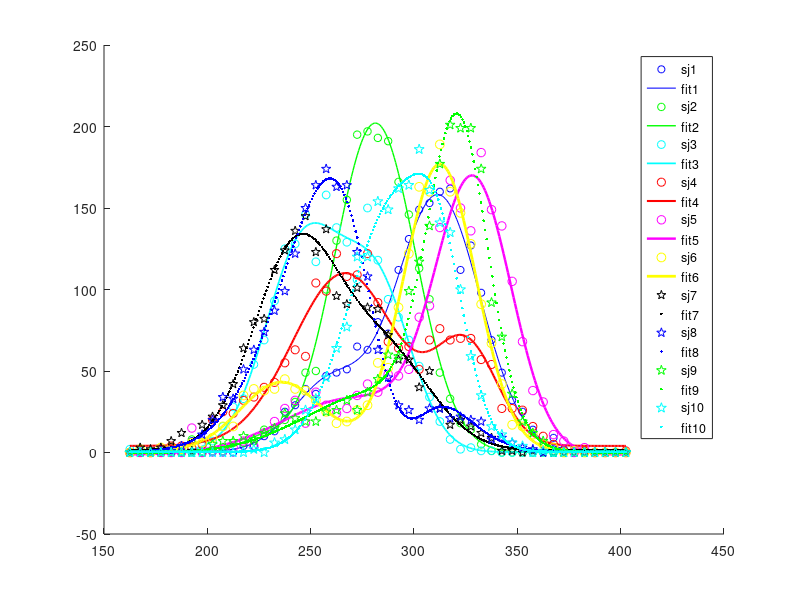
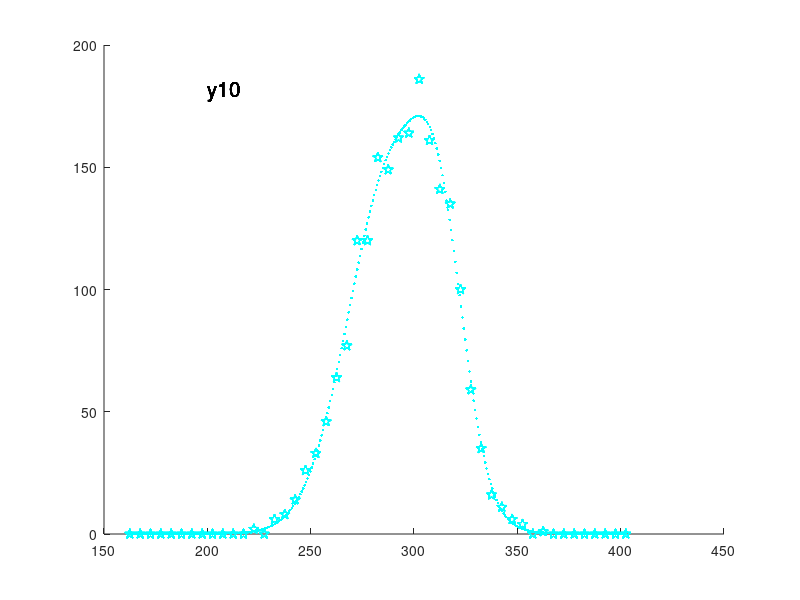

The MATLAB source for these figures, in order:
clear all
clc

% the original data
X=[402.5,0,0,0,1,0,0,0,0,0,0;
   397.5,0,0,0,0,0,0,0,0,0,0;
   392.5,0,0,0,0,0,0,0,0,0,0;
   387.5,0,0,0,0,0,0,0,0,0,0;
   382.5,1,0,0,1,3,0,0,0,0,0;
   377.5,2,0,0,1,0,1,0,0,0,0;
   372.5,2,0,0,1,7,0,0,0,0,0;
   367.5,9,0,0,5,11,3,0,0,0,0;
   362.5,5,0,0,10,31,5,0,0,7,1;
   357.5,14,0,0,16,38,11,1,2,12,0;
   352.5,25,0,0,26,68,16,0,3,19,4;
   347.5,32,0,0,27,105,17,1,6,36,6;
   342.5,49,0,0,27,139,42,1,9,71,11;
   337.5,69,1,1,54,149,67,9,8,92,16;
   332.5,98,5,1,57,184,91,12,19,174,35;
   327.5,127,14,3,70,136,128,16,20,199,59;
   322.5,112,18,2,70,150,147,20,22,199,100;
   317.5,162,33,8,69,167,160,17,21,201,135;
   312.5,160,49,19,76,138,189,27,27,177,141;
   307.5,153,94,34,69,90,160,50,27,139,161;
   302.5,149,113,53,51,83,163,40,20,117,186;
   297.5,131,146,69,65,51,122,57,26,99,164;
   292.5,112,166,83,64,47,89,57,29,59,162;
   287.5,73,191,94,68,48,52,72,46,60,149;
   282.5,80,193,118,92,37,55,88,63,45,154;
   277.5,63,197,150,122,42,29,89,108,37,120;
   272.5,65,195,106,109,35,26,101,123,26,120;
   267.5,51,155,129,108,27,19,91,164,32,77;
   262.50,49,130,138,122,24,18,96,163,26,64;
   257.5,47,100,158,99,29,25,137,174,25,46;
   252.50,36,50,117,104,37,32,123,164,19,33;
   247.50,39,49,146,59,18,38,145,150,19,26;
   242.5,29,31,128,63,32,39,136,122,21,14;
   237.50,25,20,125,55,27,45,124,99,24,8;
   232.50,13,15,93,43,19,39,112,87,15,6;
   227.50,10,14,69,40,12,38,82,74,12,0;
   222.50,4,7,54,34,4,39,80,63,8,2;
   217.50,4,6,33,32,7,35,64,51,10,0;
   212.50,0,6,28,24,3,16,42,33,7,0;
   207.500,0,1,16,25,1,16,29,34,7,0;
   202.50,0,1,7,20,1,9,22,20,5,0;
   197.50,0,0,4,5,0,6,17,11,0,0;
   192.50,7,8,0,3,15,6,1,0,0,0;
   187.5,0,0,2,4,0,2,12,4,0,0;
   182.50,0,0,2,4,0,3,7,1,0,0;
   177.5000,0,0,0,0,0,3,3,1,0,0;
   172.5000,0,0,0,0,0,0,2,0,0,0;
   167.50,0,0,1,0,0,2,3,0,0,0;
   162.50,0,0,2,0,0,0,0,0,0,0];
% define the original function
fx=@(b,x)b(1)*exp(-b(2)*(x-b(3)).^2)+b(4)*exp(-b(5)*(x-b(6)).^2)+b(7);

% the x value and the initial value
x=X(:,1);x1=linspace(min(x),max(x),350);
b0=[157.537585690536,0.00119930312813457,311.668458204896,...
    42.2693739293743,0.00153241227479562,258.791004295193,1];

% to store the parameters
B=zeros(10,7);
figure(1),clf,hold on
col1(1,:)='bo';col1(2,:)='go';col1(3,:)='co';col1(4,:)='ro';col1(5,:) ='mo';
col1(6,:)='yo';col1(7,:)='kp';col1(8,:)='bp';col1(9,:)='gp';col1(10,:)='cp';
col2(1,:)='b-';col2(2,:)='g-';col2(3,:)='c-';col2(4,:)='r-';col2(5,:) ='m-';
col2(6,:)='y-';col2(7,:)='k.';col2(8,:)='b.';col2(9,:)='g.';col2(10,:)='c.';

for i=1:10 % to fit each line
    figure(2),clf,hold on
    y=X(:,i+1);
    b=b0;
    
    for l=1:10;
        % Solve nonlinear curve-fitting problems in least-squares sense.
        % just a guess.
        b=lsqcurvefit(fx,b,x,y);
        % Nonlinear regression, 
        b=nlinfit(x,y,fx,b);
        % plot the line
        figure(2)
        text(200,max(y)-5,['y',num2str(i)],'fontsize',15)
        plot(x,y,col1(i,:),'markersize',5+i/4)
        y1=fx(b,x1);
        plot(x1,y1,col2(i,:),'linewidth',2.5)
        pause(1)
    end
    % plot all lines in one figure.
    figure(1)
    plot(x,y,col1(i,:),'markersize',5+i/4)
    y1=fx(b,x1);
    plot(x1,y1,col2(i,:),'linewidth',.5+i/4)
    B(i,:)=b;   
end
legend('sj1','fit1','sj2','fit2','sj3','fit3','sj4','fit4','sj5','fit5',...
       'sj6','fit6','sj7','fit7','sj8','fit8','sj9','fit9','sj10','fit10')
B

%% logs
% thanks to 'youyouyou','stats01','zzz700',and all the users who check this
% post.
% the roiginal post is at :
% http://www.ilovematlab.cn/thread-201168-1-1.html
% it aims to fit a set of data in normal distribution.
% modified on : 13:57 2012/7/17
% typed by    : mm
